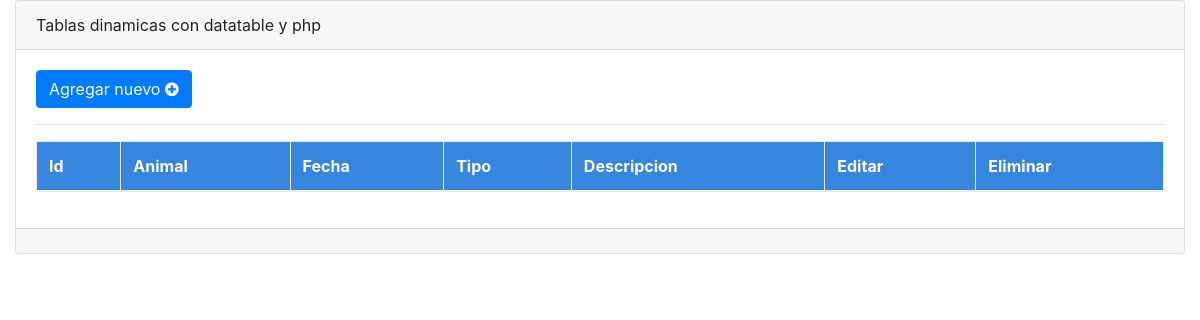
/procesos/tratamientos/tratamientos.php?id=2, run on an earlier commit of the app's database.
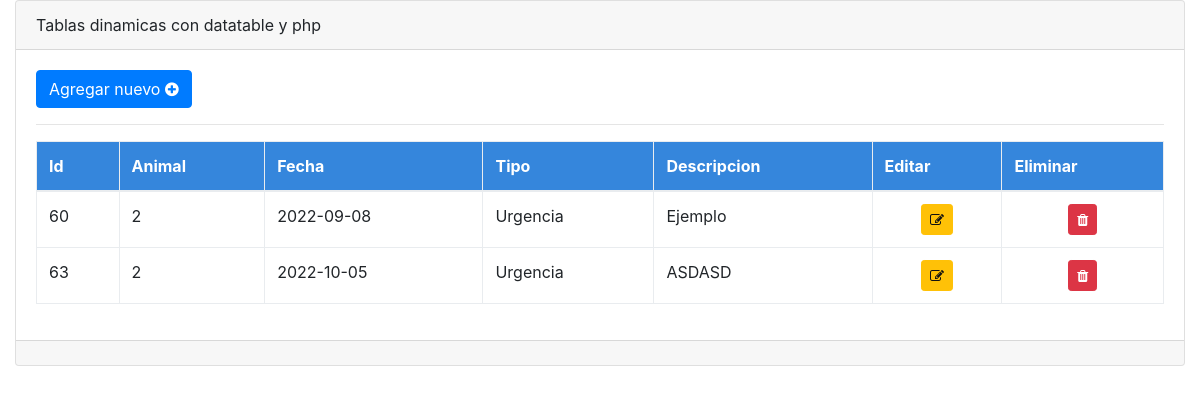
And on a later commit of the database.
### tables this page shows
CREATE TABLE `tratamientos`  (
  `id` int NOT NULL AUTO_INCREMENT,
  `animal` int NOT NULL,
  `fecha` varchar(255) NOT NULL,
  `tipo` varchar(255) NOT NULL,
  `descripcion` varchar(255) NOT NULL,
  `estado` varchar(255) NULL DEFAULT NULL,
  PRIMARY KEY (`id`) USING BTREE,
  INDEX `ani_fk`(`animal`) USING BTREE,
  CONSTRAINT `ani_fk` FOREIGN KEY (`animal`) REFERENCES `animales` (`id`) ON DELETE RESTRICT ON UPDATE RESTRICT
);

### procesos/tratamientos/tabla.php (the view, shortened to what this page needs)
<?php
$obj= new conectar();
$conexion=$obj->conexion();
$trata_id=$_GET['id'];
$sql="SELECT id,animal,fecha,tipo, descripcion FROM `tratamientos` WHERE estado='1' AND animal = ".$trata_id."";
$result=mysqli_query($conexion,$sql);
?>
<div style="overflow-x:auto;">
	<table class="table table-hover table-condensed table-bordered w-100" id="iddatatable" >
		<thead style="background-color: #3586dc;color: white; font-weight: bold;">
			<tr>
				<td>Id</td>
				<td>Animal</td>
				<td>Fecha</td>
				<td>Tipo</td>
				<td>Descripcion</td>
				<td>Editar</td>
				<td>Eliminar</td>
			</tr>
		</thead>
		<tbody >
			<?php
			while ($mostrar=mysqli_fetch_row($result)) {
				?>
				<tr >
				<td ><?php echo $mostrar[0] ?></td>
					<td><?php echo $mostrar[1] ?></td>
					<td><?php echo $mostrar[2] ?></td>
					<td><?php echo $mostrar[3] ?></td>
					<td><?php echo $mostrar[4] ?></td>
					<td style="text-align: center;">
						<span class="btn btn-warning btn-sm" data-toggle="modal" data-target="#modalEditar" onclick="agregaFrmActualizar('<?php echo $mostrar[0] ?>')">
							<span class="fa fa-pencil-square-o"></span>
						</span>
					</td>
					<td style="text-align: center;">
						<span class="btn btn-danger btn-sm" onclick="eliminarDatos('<?php echo $mostrar[0] .'/'. $mostrar[1] ?>')">
							<span class="fa fa-trash"></span>
						</span>
					</td>
				</tr>
				<?php
			}
			?>
		</tbody>
	</table>
</div>

### procesos/tratamientos/tratamientos.php (shortened to what this page needs)
<!DOCTYPE html>
<html>
<head>
	<?php require_once "../../librerias/scripts.php"; ?>
</head>
<body>
	<div class="container" style="margin-left: 0px;margin-right: 0px;max-width:100%">
		<div class="row">
			<div class="col-sm-12">
				<div class="card text-left">
					<div class="card-header">
						Tablas dinamicas con datatable y php
					</div>
					<div class="card-body">
						<span class="btn btn-primary" data-toggle="modal" data-target="#agregarnuevosdatosmodal">
							Agregar nuevo <span class="fa fa-plus-circle"></span>
						</span>
						<hr>
						<div id="tablaDatatable">
							<?php include_once './tabla.php'; ?>
						</div>
					</div>
					<div class="card-footer text-muted">
					</div>
				</div>
			</div>
		</div>
	</div>
</body>
</html>

### librerias/scripts.php (shortened to what this page needs)
<link rel="stylesheet" type="text/css" href="../../librerias/bootstrap/bootstrap.min.css">
<link rel="stylesheet" type="text/css" href="../../librerias/datatable/bootstrap.css">
<link rel="stylesheet" type="text/css" href="../../librerias/datatable/dataTables.bootstrap4.min.css">
<link rel="stylesheet" type="text/css" href="../../librerias/alertify/css/alertify.css">
<link rel="stylesheet" type="text/css" href="../../librerias/alertify/css/themes/bootstrap.css">
<link rel="stylesheet" type="text/css" href="../../librerias/fontawesome/css/font-awesome.css">

What changed in the data, as far as the page shows it:
added tratamientos: id "60", animal "2", fecha "2022-09-08", tipo "Urgencia", descripcion "Ejemplo"
added tratamientos: id "63", animal "2", fecha "2022-10-05", tipo "Urgencia", descripcion "ASDASD"
